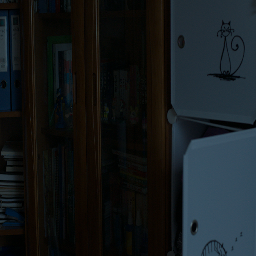
#> input picture lol_256_256/1.png, 256 x 256 px
$ python -i LIME.py   (imports and definitions only)
#> lines starting #> are read from the running program, lines starting #| are printed output that depends on the picture; after the words box and inside, x2 and y2 are one past the last pixel; in counts of white or black regions, pixels touching at a corner belong together
#> further down, picture is the input picture: shape (256, 256, 3); mean B, G, R 27.9, 25.8, 21
import numpy as np
from scipy.fft import fft2, ifft2
from skimage import exposure


class LIME:
    # initiate parameters
    def __init__(self,
                 img,
                 iterations=1,
                 basic_step=30,
                 step=50,
                 alpha=0.15,
                 rho=1.1,
                 gamma=0.6,
                 strategy=2,
                 exact=True
                 ):
        self.iterations = iterations
        self.step = step
        self.iter = 0
        self.alpha = alpha
        self.rho = rho
        self.gamma = gamma
        self.strategy = strategy
        self.exact = exact
        self.basic_step = basic_step
        self.initialize(img)

    # initiate Dx,Dy,DTD
    def initialize(self, img):
        self.low_light_img = img
        self.row = self.low_light_img.shape[0]
#> self.row = 256
        self.col = self.low_light_img.shape[1]
#> self.col = 256

        self.T_esti = np.max(self.low_light_img, axis=2)
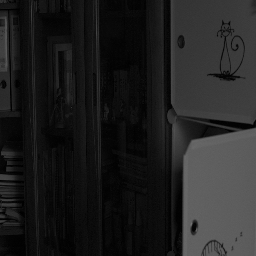
#> self.T_esti: shape (256, 256); min 0, max 113, mean 32.1
        self.Dv = -np.eye(self.row) + np.eye(self.row, k=1)
        self.Dh = -np.eye(self.col) + np.eye(self.col, k=-1)

        dx = np.zeros((self.row, self.col))
        dy = np.zeros((self.row, self.col))
        dx[1, 0] = 1
        dx[1, 1] = -1
        dy[0, 1] = 1
        dy[1, 1] = -1
        dxf = fft2(dx)
        dyf = fft2(dy)
        self.DTD = np.conj(dxf) * dxf + np.conj(dyf) * dyf

        self.W = self.Strategy()

    # strategy 2
    def Strategy(self):
        if self.strategy == 2:
            self.Wv = 1 / (np.abs(self.Dv @ self.T_esti) + 1)
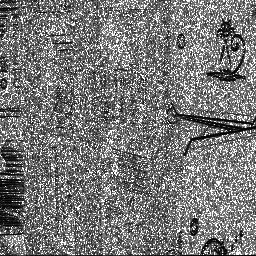
#> self.Wv: shape (256, 256) float64; min 0.00962, max 1, mean 0.476
            self.Wh = 1 / (np.abs(self.T_esti @ self.Dh) + 1)
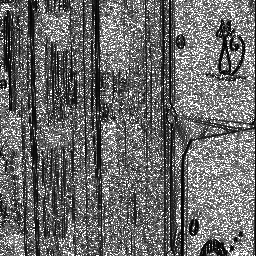
#> self.Wh: shape (256, 256) float64; min 0.0102, max 1, mean 0.417
            return np.vstack((self.Wv, self.Wh))
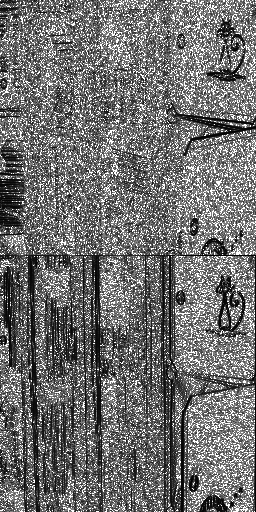
#> returned value: shape (512, 256) float64; min 0.00962, max 1, mean 0.447
        else:
            return np.ones((self.row * 2, self.col))

    # T subproblem
    def T_sub(self, G, Z, miu):
        X = G - Z / miu
        Xv = X[:self.row, :]
        Xh = X[self.row:, :]

        numerator = fft2(2 * self.T_esti + miu * (self.Dv @ Xv + Xh @ self.Dh))
        denominator = self.DTD * miu + 2
        T = np.real(ifft2(numerator / denominator))

        return exposure.rescale_intensity(T, (1e-3, 1), (0.001, 1))

    # G subproblem
    def G_sub(self, T, Z, miu, W):
        epsilon = self.alpha * W / miu
        temp = np.vstack((self.Dv @ T, T @ self.Dh)) + Z / miu
        return np.sign(temp) * np.maximum(np.abs(temp) - epsilon, 0)

    # Z subproblem
    def Z_sub(self, T, G, Z, miu):
        return Z + miu * (np.vstack((self.Dv @ T, T @ self.Dh)) - G)

    # miu subproblem
    def miu_sub(self, miu):
        return miu * self.rho

    def init_update(self):
        T = np.zeros((self.row, self.col))
        G = np.zeros((self.row * 2, self.col))
        Z = np.zeros((self.row * 2, self.col))
        miu = 1
        return T, G, Z, miu

    def update(self, G, Z, miu):
        T = self.T_sub(G, Z, miu)
        G = self.G_sub(T, Z, miu, self.W)
        Z = self.Z_sub(T, G, Z, miu)
        miu = self.miu_sub(miu)
        self.T = T
        Tc3 = np.repeat(T[..., None], 3, axis=-1)

        return Tc3, T, G, Z, miu

    def run(self, step=1):
#> called with step = 1
        T, G, Z, miu = self.init_update()
#> miu = 1
        Tc3 = np.repeat(T[..., None], 3, axis=-1)

        # for i in range(0,self.iterations):
        # for i in range(0,self.basic_step):
        for i in range(0, step):
            Tc3, T, G, Z, miu = self.update(G, Z, miu)
#> this loop made 1 pass
#> miu on pass 1: 1.1
#> pass 1, in G_sub, `temp = np.vstack((self.Dv @ T, T @ self.Dh)) + Z / miu`:
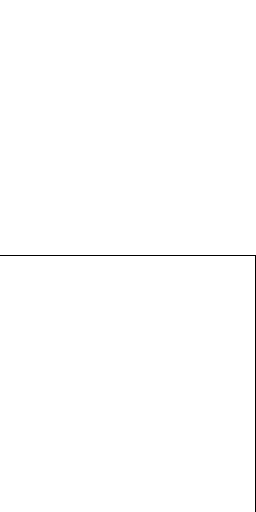
#> temp: shape (512, 256) float64; values -1 (black) and 0 (white), 99.6% white; black in thin lines or dots, all inside (x1, y1, x2, y2) = (0, 255, 256, 512)

        return Tc3

>>> import cv2
>>> picture = cv2.imread('lol_256_256/1.png')
>>> result = LIME(picture).run()
#> result: shape (256, 256, 3) float64; every value is 1

$ run again, on lol_256_256/111.png
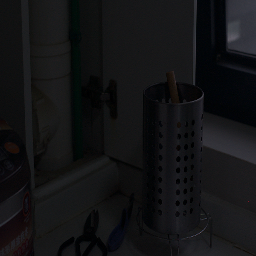
#> input picture lol_256_256/111.png, 256 x 256 px
#> picture is the input picture: shape (256, 256, 3); mean B, G, R 20.7, 19.2, 18.9
#> in Strategy, `return np.vstack((self.Wv, self.Wh))`:
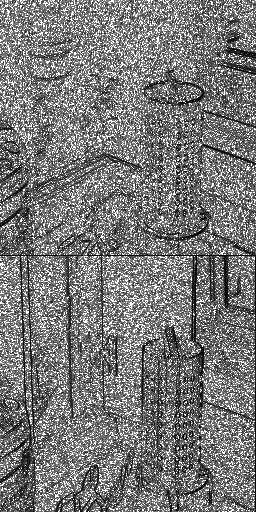
#> returned value: shape (512, 256) float64; min 0.0101, max 1, mean 0.485
#> the loop in run, `for i in range(0, step):` made 1 pass
#> miu on pass 1: 1.1
#> pass 1, in T_sub, `T = np.real(ifft2(numerator / denominator))`:
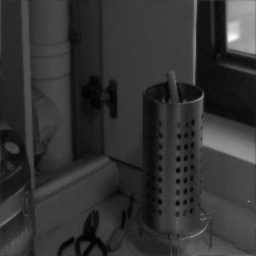
#> T: shape (256, 256) float64; min 1.71, max 99.51, mean 21.5; drawn with min black and max white
#> result: shape (256, 256, 3) float64; every value is 1

$ run again, on lol_256_256/179.png
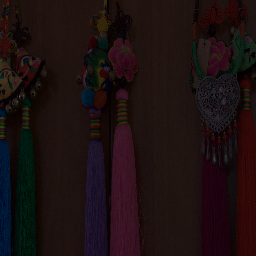
#> input picture lol_256_256/179.png, 256 x 256 px
#> picture is the input picture: shape (256, 256, 3); mean B, G, R 16.6, 16.1, 28.6
#> in Strategy, `return np.vstack((self.Wv, self.Wh))`:
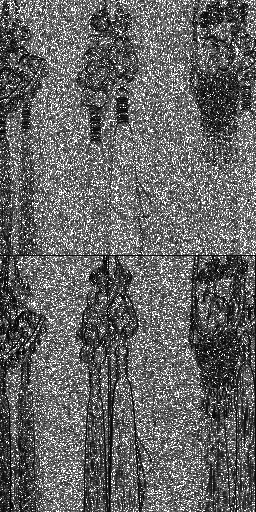
#> returned value: shape (512, 256) float64; min 0.0104, max 1, mean 0.395
#> the loop in run, `for i in range(0, step):` made 1 pass
#> miu on pass 1: 1.1
#> pass 1, in T_sub, `T = np.real(ifft2(numerator / denominator))`:
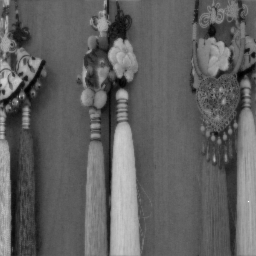
#> T: shape (256, 256) float64; min 3.42, max 77.04, mean 31.4; drawn with min black and max white
#> result: shape (256, 256, 3) float64; every value is 1
